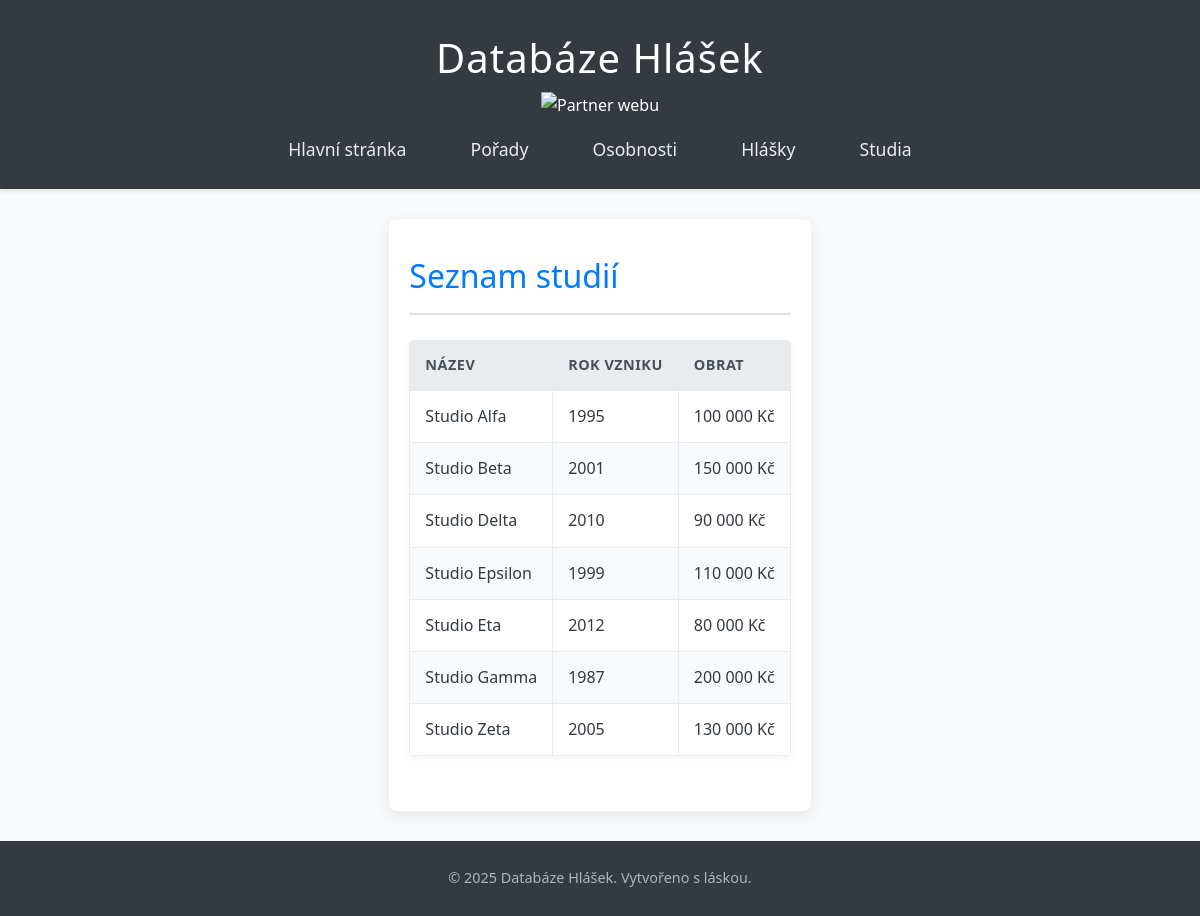
Screenshot of /mujweb/studia.php with the database file from the repository.
### tables this page shows
CREATE TABLE `studio` (
	`id` INT AUTO_INCREMENT PRIMARY KEY,
	`nazev` VARCHAR(50) NOT NULL,
	`vznik` INT NOT NULL,
	`obrat` INT NOT NULL
);

### mujweb/includes/db_connect.php (called while the page is built, shortened)
<?php
function e($string) {
    return htmlspecialchars($string, ENT_QUOTES, 'UTF-8');
}
?>

### mujweb/studia.php (the view, shortened to what this page needs)
<?php
include 'includes/header.php';
?>
<h2>Seznam studií</h2>
<?php
$sql = "SELECT id, nazev, vznik, obrat FROM studio ORDER BY nazev ASC;";
$result = $conn->query($sql);
if ($result->num_rows > 0) {
    echo "<table>";
    echo "<thead><tr><th>Název</th><th>Rok vzniku</th><th>Obrat</th></tr></thead>";
    echo "<tbody>";
    while ($row = $result->fetch_assoc()) {
        echo "<tr id='studio-" . e($row['id']) . "'>";
        echo "<td>" . e($row['nazev']) . "</td>";
        echo "<td>" . e($row['vznik']) . "</td>";
        echo "<td>" . number_format(e($row['obrat']), 0, ',', ' ') . " Kč</td>";
        echo "</tr>";
    }
    echo "</tbody></table>";
} else {
    echo "<p>Nebyly nalezena žádná studia.</p>";
}
?>
<?php include 'includes/footer.php'; ?>

### mujweb/css/style.css (style rules this page uses)
*, *::before, *::after { box-sizing: border-box; margin: 0; padding: 0; }
body { font-family: 'Segoe UI', Tahoma, Geneva, Verdana, sans-serif; line-height: 1.7; background-color: #f8f9fa; color: #343a40; display: flex; flex-direction: column; min-height: 100vh; font-size: 16px; }
h2 { color: #007bff; border-bottom: 2px solid #dee2e6; padding-bottom: 10px; margin-bottom: 25px; font-size: 2rem; font-weight: 500; }
table { width: 100%; border-collapse: collapse; margin-bottom: 25px; box-shadow: 0 2px 8px rgba(0,0,0,0.05); border-radius: 5px; overflow: hidden; }
th, td { border: 1px solid #e9ecef; padding: 12px 15px; text-align: left; vertical-align: middle; }
th { background-color: #e9ecef; color: #495057; font-weight: 600; text-transform: uppercase; font-size: 0.9rem; letter-spacing: 0.5px; }
tr { transition: background-color 0.2s ease; }
tr:nth-child(even) { background-color: #f8f9fa; }

### rows the page displays
studio: nazev "Studio Alfa", vznik "1995", obrat "100 000"
studio: nazev "Studio Beta", vznik "2001", obrat "150 000"
studio: nazev "Studio Delta", vznik "2010", obrat "90 000"
studio: nazev "Studio Epsilon", vznik "1999", obrat "110 000"
studio: nazev "Studio Eta", vznik "2012", obrat "80 000"
studio: nazev "Studio Gamma", vznik "1987", obrat "200 000"
studio: nazev "Studio Zeta", vznik "2005", obrat "130 000"
